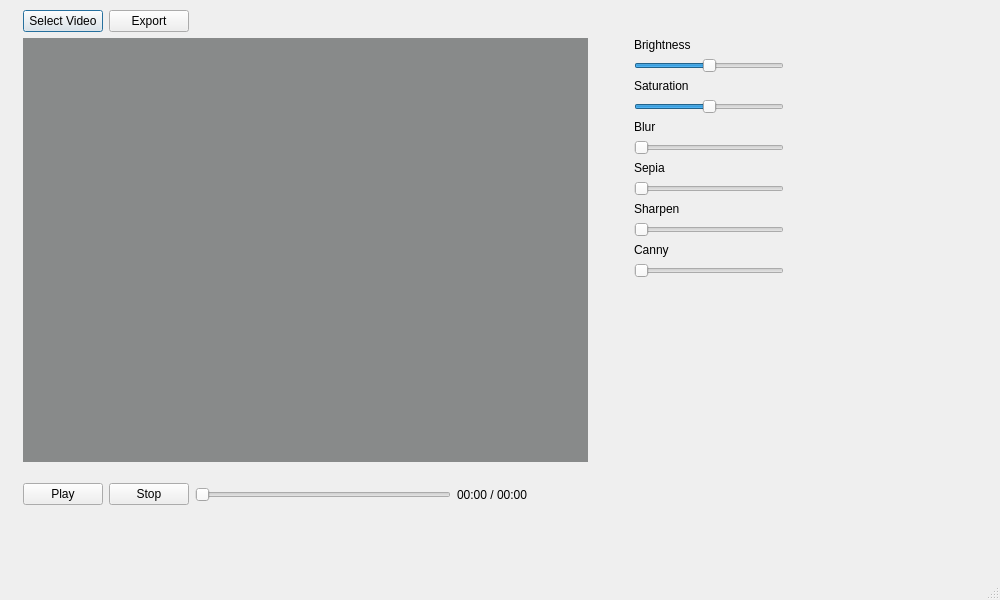
<?xml version="1.0" encoding="UTF-8"?>
<ui version="4.0">
 <class>MainWindow</class>
 <widget class="QMainWindow" name="MainWindow">
  <property name="geometry">
   <rect>
    <x>0</x>
    <y>0</y>
    <width>1000</width>
    <height>600</height>
   </rect>
  </property>
  <property name="minimumSize">
   <size>
    <width>1000</width>
    <height>600</height>
   </size>
  </property>
  <property name="windowTitle">
   <string>MainWindow</string>
  </property>
  <widget class="QWidget" name="centralwidget">
   <widget class="QWidget" name="verticalLayoutWidget">
    <property name="geometry">
     <rect>
      <x>23</x>
      <y>10</y>
      <width>761</width>
      <height>511</height>
     </rect>
    </property>
    <layout class="QVBoxLayout" name="verticalLayout_2" stretch="1,8,1">
     <item>
      <layout class="QHBoxLayout" name="horizontalLayout_2">
       <item>
        <widget class="QPushButton" name="btn_select">
         <property name="text">
          <string>Select Video</string>
         </property>
         <property name="icon">
          <iconset theme="QIcon::ThemeIcon::DocumentOpen"/>
         </property>
         <property name="default">
          <bool>true</bool>
         </property>
        </widget>
       </item>
       <item>
        <widget class="QPushButton" name="btn_export">
         <property name="text">
          <string>Export</string>
         </property>
         <property name="icon">
          <iconset theme="QIcon::ThemeIcon::DocumentSave"/>
         </property>
        </widget>
       </item>
       <item>
        <spacer name="horizontalSpacer">
         <property name="orientation">
          <enum>Qt::Orientation::Horizontal</enum>
         </property>
         <property name="sizeHint" stdset="0">
          <size>
           <width>40</width>
           <height>20</height>
          </size>
         </property>
        </spacer>
       </item>
      </layout>
     </item>
     <item>
      <layout class="QHBoxLayout" name="horizontalLayout_3" stretch="8,0,2">
       <property name="topMargin">
        <number>0</number>
       </property>
       <item>
        <widget class="QLabel" name="label_video">
         <property name="minimumSize">
          <size>
           <width>100</width>
           <height>0</height>
          </size>
         </property>
         <property name="autoFillBackground">
          <bool>false</bool>
         </property>
         <property name="styleSheet">
          <string notr="true">background-color: rgb(136, 138, 138);</string>
         </property>
         <property name="text">
          <string/>
         </property>
        </widget>
       </item>
       <item>
        <spacer name="horizontalSpacer_3">
         <property name="orientation">
          <enum>Qt::Orientation::Horizontal</enum>
         </property>
         <property name="sizeHint" stdset="0">
          <size>
           <width>40</width>
           <height>20</height>
          </size>
         </property>
        </spacer>
       </item>
       <item>
        <layout class="QVBoxLayout" name="verticalLayout_3">
         <item>
          <widget class="QLabel" name="label_brightness">
           <property name="minimumSize">
            <size>
             <width>150</width>
             <height>0</height>
            </size>
           </property>
           <property name="maximumSize">
            <size>
             <width>16777215</width>
             <height>16777215</height>
            </size>
           </property>
           <property name="text">
            <string>Brightness</string>
           </property>
          </widget>
         </item>
         <item>
          <widget class="QSlider" name="slider_brightness">
           <property name="minimumSize">
            <size>
             <width>150</width>
             <height>0</height>
            </size>
           </property>
           <property name="maximumSize">
            <size>
             <width>16777215</width>
             <height>16777215</height>
            </size>
           </property>
           <property name="minimum">
            <number>-100</number>
           </property>
           <property name="maximum">
            <number>100</number>
           </property>
           <property name="orientation">
            <enum>Qt::Orientation::Horizontal</enum>
           </property>
          </widget>
         </item>
         <item>
          <widget class="QLabel" name="label_saturation">
           <property name="minimumSize">
            <size>
             <width>150</width>
             <height>0</height>
            </size>
           </property>
           <property name="maximumSize">
            <size>
             <width>16777215</width>
             <height>16777215</height>
            </size>
           </property>
           <property name="text">
            <string>Saturation</string>
           </property>
          </widget>
         </item>
         <item>
          <widget class="QSlider" name="slider_saturation">
           <property name="minimumSize">
            <size>
             <width>150</width>
             <height>0</height>
            </size>
           </property>
           <property name="maximumSize">
            <size>
             <width>16777215</width>
             <height>16777215</height>
            </size>
           </property>
           <property name="minimum">
            <number>-100</number>
           </property>
           <property name="maximum">
            <number>100</number>
           </property>
           <property name="orientation">
            <enum>Qt::Orientation::Horizontal</enum>
           </property>
          </widget>
         </item>
         <item>
          <widget class="QLabel" name="label_blur">
           <property name="minimumSize">
            <size>
             <width>150</width>
             <height>0</height>
            </size>
           </property>
           <property name="maximumSize">
            <size>
             <width>16777215</width>
             <height>16777215</height>
            </size>
           </property>
           <property name="text">
            <string>Blur</string>
           </property>
          </widget>
         </item>
         <item>
          <widget class="QSlider" name="slider_blur">
           <property name="minimumSize">
            <size>
             <width>150</width>
             <height>0</height>
            </size>
           </property>
           <property name="maximumSize">
            <size>
             <width>16777215</width>
             <height>16777215</height>
            </size>
           </property>
           <property name="maximum">
            <number>20</number>
           </property>
           <property name="orientation">
            <enum>Qt::Orientation::Horizontal</enum>
           </property>
           <property name="tickPosition">
            <enum>QSlider::TickPosition::NoTicks</enum>
           </property>
          </widget>
         </item>
         <item>
          <widget class="QLabel" name="label_sepia">
           <property name="minimumSize">
            <size>
             <width>150</width>
             <height>0</height>
            </size>
           </property>
           <property name="maximumSize">
            <size>
             <width>16777215</width>
             <height>16777215</height>
            </size>
           </property>
           <property name="text">
            <string>Sepia</string>
           </property>
          </widget>
         </item>
         <item>
          <widget class="QSlider" name="slider_sepia">
           <property name="minimumSize">
            <size>
             <width>150</width>
             <height>0</height>
            </size>
           </property>
           <property name="maximumSize">
            <size>
             <width>16777215</width>
             <height>16777215</height>
            </size>
           </property>
           <property name="maximum">
            <number>100</number>
           </property>
           <property name="orientation">
            <enum>Qt::Orientation::Horizontal</enum>
           </property>
          </widget>
         </item>
         <item>
          <widget class="QLabel" name="label_sharpen">
           <property name="minimumSize">
            <size>
             <width>150</width>
             <height>0</height>
            </size>
           </property>
           <property name="maximumSize">
            <size>
             <width>16777215</width>
             <height>16777215</height>
            </size>
           </property>
           <property name="text">
            <string>Sharpen</string>
           </property>
          </widget>
         </item>
         <item>
          <widget class="QSlider" name="slider_sharpen">
           <property name="minimumSize">
            <size>
             <width>150</width>
             <height>0</height>
            </size>
           </property>
           <property name="maximumSize">
            <size>
             <width>16777215</width>
             <height>16777215</height>
            </size>
           </property>
           <property name="maximum">
            <number>5</number>
           </property>
           <property name="orientation">
            <enum>Qt::Orientation::Horizontal</enum>
           </property>
           <property name="tickPosition">
            <enum>QSlider::TickPosition::NoTicks</enum>
           </property>
          </widget>
         </item>
         <item>
          <widget class="QLabel" name="label_canny">
           <property name="minimumSize">
            <size>
             <width>150</width>
             <height>0</height>
            </size>
           </property>
           <property name="maximumSize">
            <size>
             <width>16777215</width>
             <height>16777215</height>
            </size>
           </property>
           <property name="text">
            <string>Canny</string>
           </property>
          </widget>
         </item>
         <item>
          <widget class="QSlider" name="slider_canny">
           <property name="minimumSize">
            <size>
             <width>150</width>
             <height>0</height>
            </size>
           </property>
           <property name="maximumSize">
            <size>
             <width>16777215</width>
             <height>16777215</height>
            </size>
           </property>
           <property name="maximum">
            <number>255</number>
           </property>
           <property name="orientation">
            <enum>Qt::Orientation::Horizontal</enum>
           </property>
          </widget>
         </item>
         <item>
          <spacer name="verticalSpacer">
           <property name="orientation">
            <enum>Qt::Orientation::Vertical</enum>
           </property>
           <property name="sizeHint" stdset="0">
            <size>
             <width>20</width>
             <height>40</height>
            </size>
           </property>
          </spacer>
         </item>
        </layout>
       </item>
      </layout>
     </item>
     <item>
      <layout class="QHBoxLayout" name="horizontalLayout_5">
       <item>
        <widget class="QPushButton" name="btn_play_pause">
         <property name="text">
          <string>Play</string>
         </property>
         <property name="icon">
          <iconset theme="QIcon::ThemeIcon::MediaPlaybackStart"/>
         </property>
        </widget>
       </item>
       <item>
        <widget class="QPushButton" name="btn_stop">
         <property name="text">
          <string>Stop</string>
         </property>
         <property name="icon">
          <iconset theme="QIcon::ThemeIcon::MediaPlaybackStop"/>
         </property>
        </widget>
       </item>
       <item>
        <widget class="QSlider" name="slider_video">
         <property name="orientation">
          <enum>Qt::Orientation::Horizontal</enum>
         </property>
        </widget>
       </item>
       <item>
        <widget class="QLabel" name="label_time">
         <property name="text">
          <string>00:00 / 00:00</string>
         </property>
        </widget>
       </item>
       <item>
        <spacer name="horizontalSpacer_2">
         <property name="orientation">
          <enum>Qt::Orientation::Horizontal</enum>
         </property>
         <property name="sizeHint" stdset="0">
          <size>
           <width>40</width>
           <height>20</height>
          </size>
         </property>
        </spacer>
       </item>
      </layout>
     </item>
    </layout>
   </widget>
  </widget>
  <widget class="QMenuBar" name="menubar">
   <property name="geometry">
    <rect>
     <x>0</x>
     <y>0</y>
     <width>1000</width>
     <height>37</height>
    </rect>
   </property>
  </widget>
  <widget class="QStatusBar" name="statusbar"/>
 </widget>
 <resources/>
 <connections/>
</ui>
